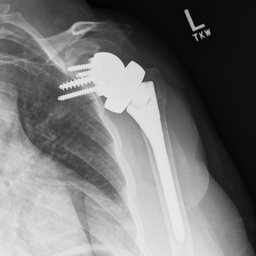
#> input picture HW4/shoulder.jpg, 256 x 256 px, shrunk from 1024 x 1024 before the run
$ jupyter execute q4.ipynb
#> lines starting #> are read from the running program, lines starting #| are printed output that depends on the picture; after the words box and inside, x2 and y2 are one past the last pixel; in counts of white or black regions, pixels touching at a corner belong together
# Part 1

[cell 1]
import numpy as np
import matplotlib.pyplot as plt
import cv2
import math

img=cv2.imread('shoulder.jpg',cv2.IMREAD_GRAYSCALE)
#> img: shape (256, 256); min 0, max 235, mean 117.6
img.dtype

[cell 2]
img=np.float32(img)

plt.figure(figsize=(4,4))
plt.axis('off')
plt.imshow(img,cmap="gray")
plt.show()

# Part 2

[cell 3]
def fourier_transform(img):
    f=np.fft.fft2(img)
    fshift=np.fft.fftshift(f)
    return fshift

[cell 4]
fourier_img = fourier_transform(np.float32(img))

plt.figure(figsize=(4, 4))
plt.axis('off')
plt.imshow(np.log(np.abs(fourier_img)), cmap="gray")
plt.show()
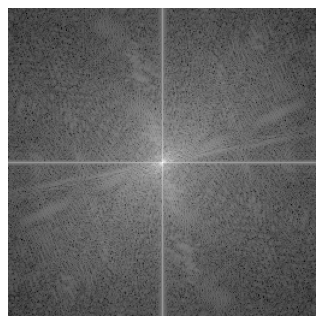
#> figure drawn by matplotlib, 1 panel

# Part 3

[cell 5]
P,Q = img.shape
#> P = 256; Q = 256
print(P,Q)
#| 256 256

def distance(u,v):
    return math.sqrt((u-P/2)**2 + (v-Q/2)**2)

## Ideal Low pass filter

[cell 6]
def ideal_low_pass_filter(P,Q,d0):
#> called with P = 256, Q = 256, d0 = 30
    hfilter=np.zeros((P,Q),dtype=np.float32)
    for i in range(hfilter.shape[0]):
        for j in range(hfilter.shape[1]):
            if distance(i,j)<=d0:
                hfilter[i][j]=1
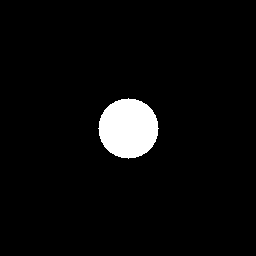
#> hfilter: shape (256, 256) float32; values 0 (black) and 1 (white), 4.3% white; 1 white region, box (x1, y1, x2, y2) and area: (98, 98, 159, 159) 2821
    return hfilter

## Gaussian filter

[cell 7]
def gaussian_filter(P,Q,d0):
    hfilter=np.zeros((P,Q),dtype=np.float32)
    for i in range(hfilter.shape[0]):
        for j in range(hfilter.shape[1]):
            soorat=-1*distance(i,j)**2
            makhraj=2*(d0**2)
            hfilter[i][j]=np.exp(soorat/makhraj)
    return hfilter

## Butterworth

[cell 8]
def butterworth_filter(P,Q,d0):
    hfilter=np.zeros((P,Q),dtype=np.float32)
    for i in range(hfilter.shape[0]):
        for j in range(hfilter.shape[1]):
            hfilter[i][j]=1/(1+(distance(i,j)/d0)**4)
    return hfilter

# Part 4

[cell 9]
def inverse_fourier(f):
    f_ishift = np.fft.ifftshift(f)
    img_back = np.fft.ifft2(f_ishift)
    img_back = np.abs(img_back)
    return img_back

## Ideal high pass

[cell 10]
ideal_30 = inverse_fourier(fourier_img*(1-ideal_low_pass_filter(P, Q, 30)))
ideal_100 = inverse_fourier(fourier_img*(1-ideal_low_pass_filter(P, Q, 100)))
#> call 2 of ideal_low_pass_filter, with P = 256, Q = 256, d0 = 100
#> after the loop in ideal_low_pass_filter (call 2), `for i in range(hfilter.shape[0]):`:
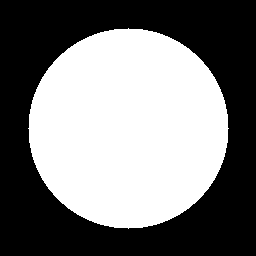
#> hfilter: shape (256, 256) float32; values 0 (black) and 1 (white), 47.9% white; 1 white region, box (x1, y1, x2, y2) and area: (28, 28, 229, 229) 31417
#> in inverse_fourier (call 2), `img_back = np.abs(img_back)`:
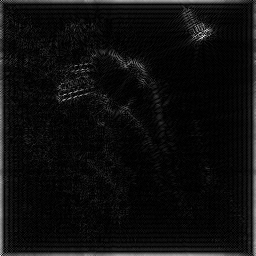
#> img_back: shape (256, 256) float64; min 5.35e-06, max 37.34, mean 2.1; drawn with min black and max white

plt.figure(figsize=(16, 8))

plt.subplot(1, 3, 1)
plt.title("Original")
plt.imshow(img, cmap="gray")
plt.axis('off')

plt.subplot(1, 3, 2)
plt.title("C=30")
plt.imshow(ideal_30, cmap="gray")
plt.axis('off')

plt.subplot(1, 3, 3)
plt.title("C=100")
plt.imshow(ideal_100, cmap="gray")
plt.axis('off')
plt.show()

## Gaussian high pass

[cell 11]
gaussian_30 = inverse_fourier(fourier_img*(1-gaussian_filter(P, Q, 30)))
#> after the loop in gaussian_filter, `for i in range(hfilter.shape[0]):`:
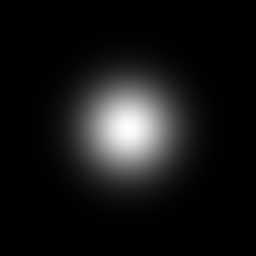
#> hfilter: shape (256, 256) float32; min 1.24e-08, max 1, mean 0.0863
#> in inverse_fourier (call 3), `img_back = np.abs(img_back)`:
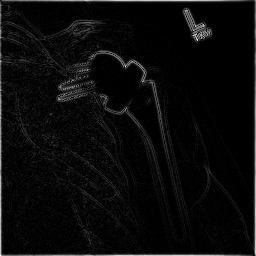
#> img_back: shape (256, 256) float64; min 4.48e-07, max 95.81, mean 4.1; drawn with min black and max white
gaussian_100 = inverse_fourier(fourier_img*(1-gaussian_filter(P, Q, 100)))
#> call 2 of gaussian_filter, with P = 256, Q = 256, d0 = 100
#> after the loop in gaussian_filter (call 2), `for i in range(hfilter.shape[0]):`:
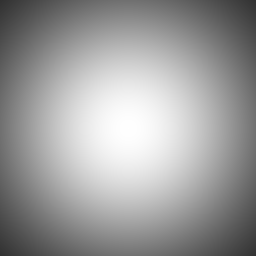
#> hfilter: shape (256, 256) float32; min 0.194, max 1, mean 0.613
#> in inverse_fourier (call 4), `img_back = np.abs(img_back)`:
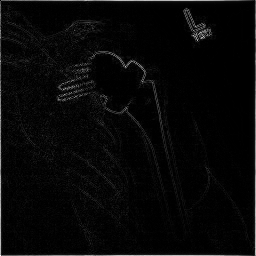
#> img_back: shape (256, 256) float64; min 4.6e-07, max 31.73, mean 1; drawn with min black and max white

plt.figure(figsize=(16, 8))

plt.subplot(1, 3, 1)
plt.title("Original")
plt.imshow(img, cmap="gray")
plt.axis('off')

plt.subplot(1, 3, 2)
plt.title("C=30")
plt.imshow(gaussian_30, cmap="gray")
plt.axis('off')

plt.subplot(1, 3, 3)
plt.title("C=100")
plt.imshow(gaussian_100, cmap="gray")
plt.axis('off')
plt.show()

## Butterworth high pass

[cell 12]
butterworth_30=inverse_fourier(fourier_img*(1-butterworth_filter(P,Q,30)))
#> after the loop in butterworth_filter, `for i in range(hfilter.shape[0]):`:
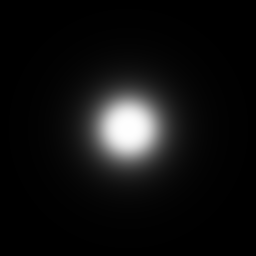
#> hfilter: shape (256, 256) float32; min 0.000754, max 1, mean 0.0658
butterworth_100=inverse_fourier(fourier_img*(1-butterworth_filter(P,Q,100)))
#> call 2 of butterworth_filter, with P = 256, Q = 256, d0 = 100
#> after the loop in butterworth_filter (call 2), `for i in range(hfilter.shape[0]):`:
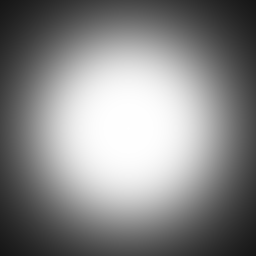
#> hfilter: shape (256, 256) float32; min 0.0852, max 1, mean 0.532

plt.figure(figsize=(16, 8))

plt.subplot(1, 3, 1)
plt.title("Original")
plt.imshow(img, cmap="gray")
plt.axis('off')

plt.subplot(1, 3, 2)
plt.title("C=30")
plt.imshow(butterworth_30, cmap="gray")
plt.axis('off')

plt.subplot(1, 3, 3)
plt.title("C=100")
plt.imshow(butterworth_100, cmap="gray")
plt.axis('off')
plt.show()

$ run again, with HW4/metacarpal.png saved as HW4/shoulder.jpg
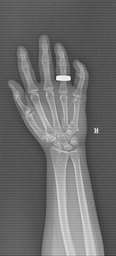
#> input picture HW4/metacarpal.png, 116 x 256 px, shrunk from 290 x 642 before the run
#> img is the input picture: shape (256, 116); min 46, max 252, mean 108.3
#| 256 116
#> after the loop in ideal_low_pass_filter, `for i in range(hfilter.shape[0]):`:
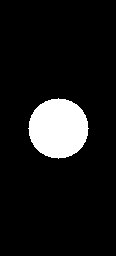
#> hfilter: shape (256, 116) float32; values 0 (black) and 1 (white), 9.5% white; 1 white region, box (x1, y1, x2, y2) and area: (28, 98, 89, 159) 2821
#> after the loop in butterworth_filter (call 2), `for i in range(hfilter.shape[0]):`:
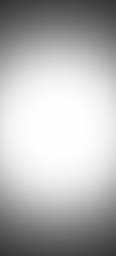
#> hfilter: shape (256, 116) float32; min 0.204, max 1, mean 0.712
